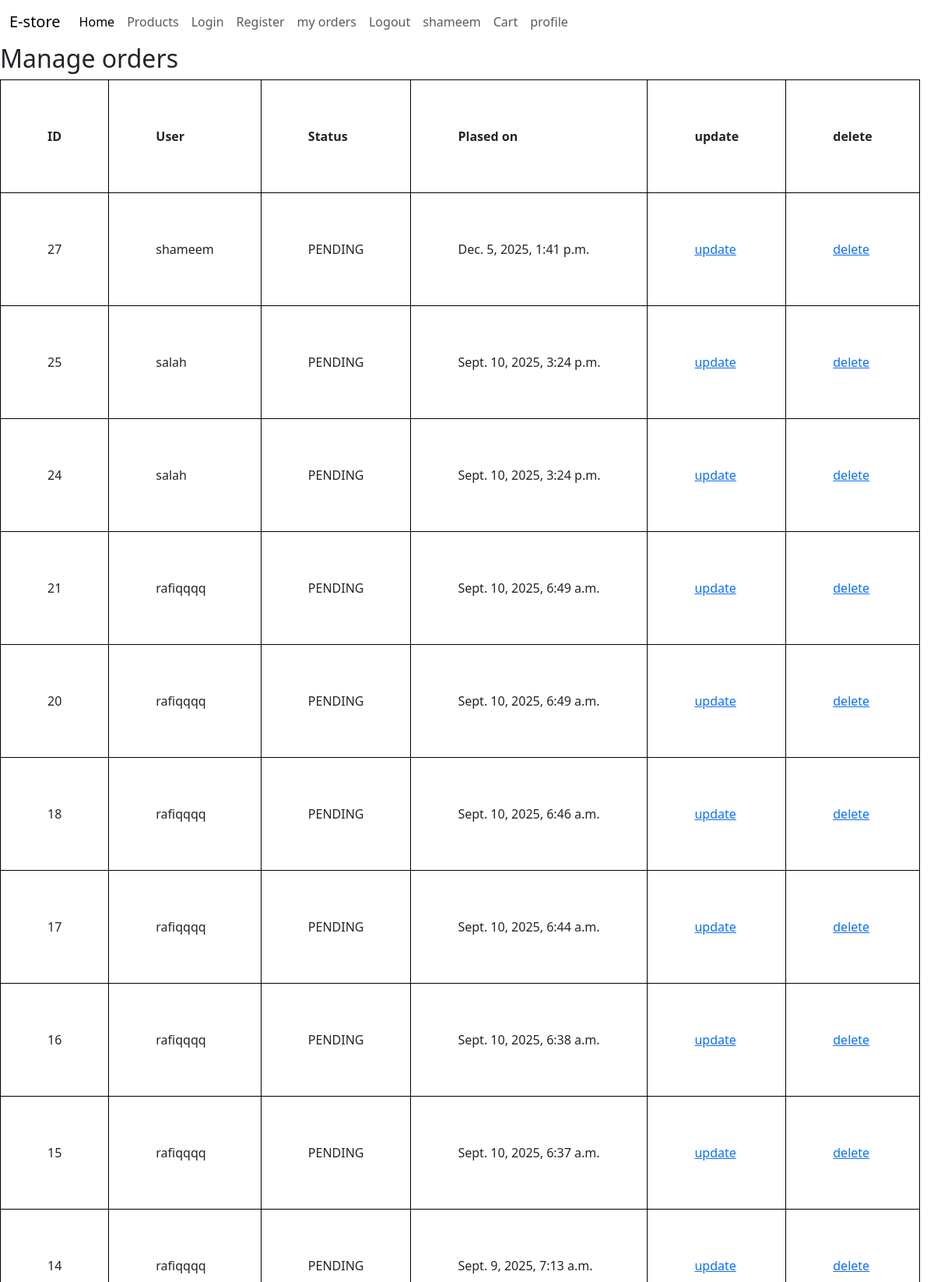
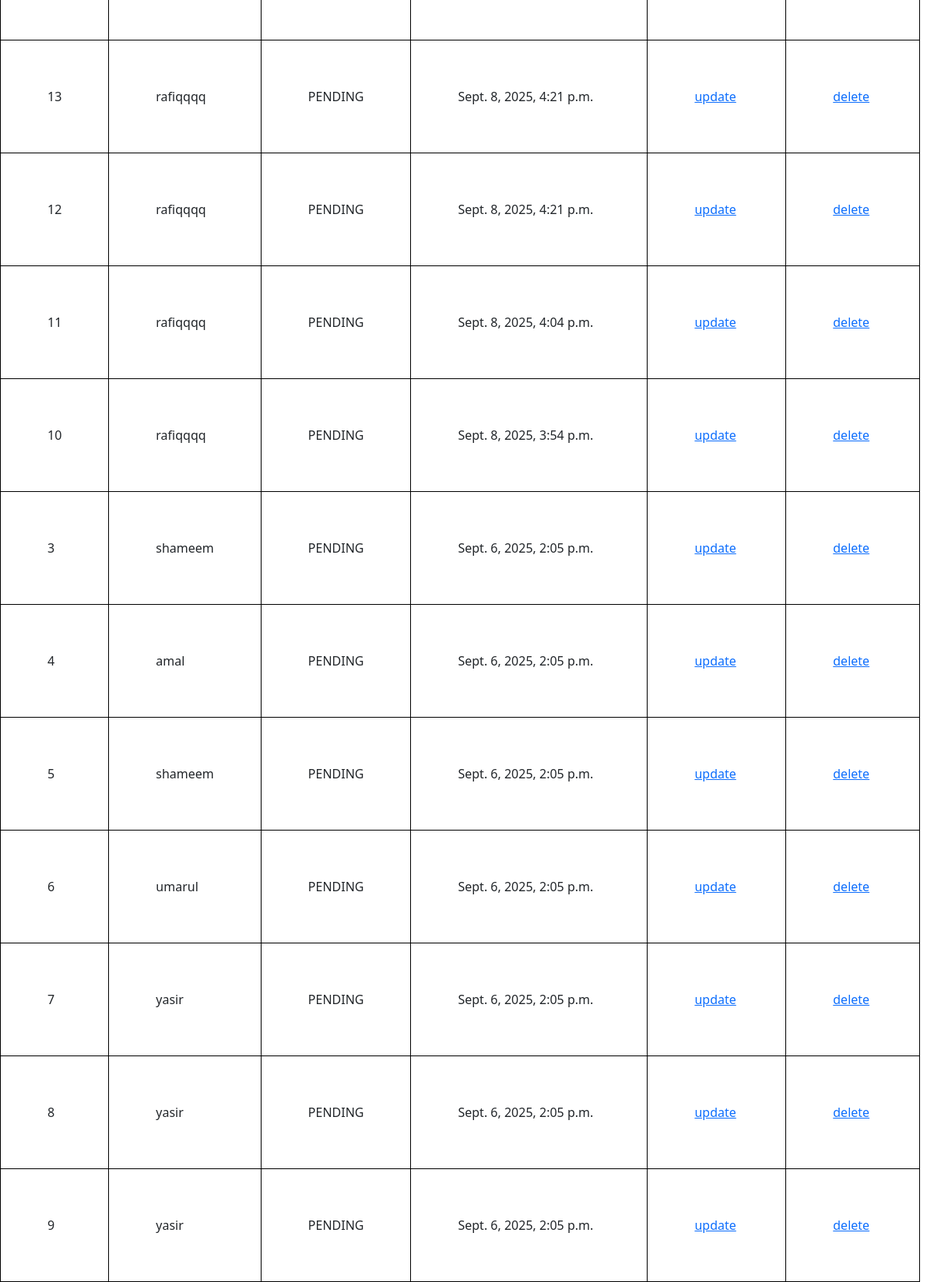
The page /store/morders/ (signed in) on the database its author committed (2 pictures, top to bottom).
### store/models.py (models this page shows, shortened)
class Order(models.Model):
    STATUS_CHOICES = (
        ('PENDING','pending'),
        ('SHIPPED','shipped'),
        ('DELIVERED','delivered'),
    )
    user = models.ForeignKey(User,on_delete=models.CASCADE)
    created_at = models.DateTimeField(auto_now_add=True,null=True)
    status = models.CharField(max_length=20,choices=STATUS_CHOICES,default='PENDING')

### store/views.py (the view)
# urls.py: path('morders/',manage_orders,name='manage_orders'),
@staff_member_required
def manage_orders(request):
    orders = Order.objects.all().order_by('-created_at')
    return render(request, "manage_orders.html",{"orders":orders})

### templates/manage_orders.html (shortened to what this page needs)
{%extends 'base.html'%}
{% block content %}
<h2>Manage orders</h2>
<table>
    <tr>
        <th>ID</th>
        <th>User</th>
        <th>Status</th>
        <th>Plased on</th>
        <th>update</th>
        <th>delete</th>
    </tr>
    {% for order in orders %}
    <tr>
        <td>{{ order.id }}</td>
        <td>{{ order.user.username}}</td>
        <td>{{order.status}}</td>
        <td>{{order.created_at}}</td>
        <td><a href="{% url 'update_order_status' order.id %}">update</a></td>
        <td><a href="{% url 'delete_order' order.id%}">delete</a></td>
    </tr>
    {% endfor %}
</table>
{%endblock%}

### templates/base.html (shortened to what this page needs)
<!DOCTYPE html>
<html lang="en">
<head>
    <link href="https://cdn.jsdelivr.net/npm/bootstrap@5.3.7/dist/css/bootstrap.min.css" rel="stylesheet">
</head>
<header>
    <nav class="navbar navbar-expand-lg bg-dark-tertiary">
  <div class="container-fluid">
    <a class="navbar-brand" href="#">E-store</a>
    <div class="collapse navbar-collapse" id="navbarNavDropdown">
      <ul class="navbar-nav">
        <li class="nav-item">
          <a class="nav-link active" aria-current="page" href="{%url 'store_homepage'%}">Home</a>
        </li>
        <li class="nav-item">
          <a class="nav-link" href="{%url 'all_products'%}">Products</a>
        </li>
        <li class="nav-item">
          <a class="nav-link" href="{%url 'login_page'%}">Login</a>
        </li>
        <li class="nav-item">
          <a class="nav-link" href="{%url 'register'%}">Register</a>
        </li>
         <li class="nav-item">
          <a class="nav-link" href="{%url 'order_list'%}">my orders</a>
        </li>
        {%if request.user.is_authenticated%}
        <li class="nav-item">
          <a class="nav-link" href="{%url 'logout_page'%}">Logout</a>
        </li>
        <li class="nav-item">
          <a class="nav-link">{{request.user}}</a>
        </li>
        <li class="nav-item">
          <a class="nav-link" href="{%url 'viewcart'%}">Cart</a>
        </li>
         <li class="nav-item">
          <a class="nav-link" href="{%url 'profile_page'%}">profile</a>
        </li>
        {%endif%}
          </ul>
    </div>
  </div>
</nav>
</header>
<body>
    <div class="main">
        {%block content%}
        {%endblock%}
    </div>
</body>
</html>

### templates/manage_orders.html (style rules this page uses)
table,tr,td,th { border: 1.7px solid black; border-collapse: collapse; padding: 60px; }

### rows shown on the page
Order: id "27", user.username "shameem", status "PENDING", created_at "Dec. 5, 2025, 1:41 p.m."
Order: id "25", user.username "salah", status "PENDING", created_at "Sept. 10, 2025, 3:24 p.m."
Order: id "24", user.username "salah", status "PENDING", created_at "Sept. 10, 2025, 3:24 p.m."
Order: id "21", user.username "rafiqqqq", status "PENDING", created_at "Sept. 10, 2025, 6:49 a.m."
Order: id "20", user.username "rafiqqqq", status "PENDING", created_at "Sept. 10, 2025, 6:49 a.m."
Order: id "18", user.username "rafiqqqq", status "PENDING", created_at "Sept. 10, 2025, 6:46 a.m."
Order: id "17", user.username "rafiqqqq", status "PENDING", created_at "Sept. 10, 2025, 6:44 a.m."
Order: id "16", user.username "rafiqqqq", status "PENDING", created_at "Sept. 10, 2025, 6:38 a.m."
Order: id "15", user.username "rafiqqqq", status "PENDING", created_at "Sept. 10, 2025, 6:37 a.m."
Order: id "14", user.username "rafiqqqq", status "PENDING", created_at "Sept. 9, 2025, 7:13 a.m."
Order: id "13", user.username "rafiqqqq", status "PENDING", created_at "Sept. 8, 2025, 4:21 p.m."
Order: id "12", user.username "rafiqqqq", status "PENDING", created_at "Sept. 8, 2025, 4:21 p.m."
Order: id "11", user.username "rafiqqqq", status "PENDING", created_at "Sept. 8, 2025, 4:04 p.m."
Order: id "10", user.username "rafiqqqq", status "PENDING", created_at "Sept. 8, 2025, 3:54 p.m."
Order: id "3", user.username "shameem", status "PENDING", created_at "Sept. 6, 2025, 2:05 p.m."
Order: id "4", user.username "amal", status "PENDING", created_at "Sept. 6, 2025, 2:05 p.m."
Order: id "5", user.username "shameem", status "PENDING", created_at "Sept. 6, 2025, 2:05 p.m."
Order: id "6", user.username "umarul", status "PENDING", created_at "Sept. 6, 2025, 2:05 p.m."
Order: id "7", user.username "yasir", status "PENDING", created_at "Sept. 6, 2025, 2:05 p.m."
Order: id "8", user.username "yasir", status "PENDING", created_at "Sept. 6, 2025, 2:05 p.m."
Order: id "9", user.username "yasir", status "PENDING", created_at "Sept. 6, 2025, 2:05 p.m."

### other values the page prints
{{ request.user }} "shameem"
